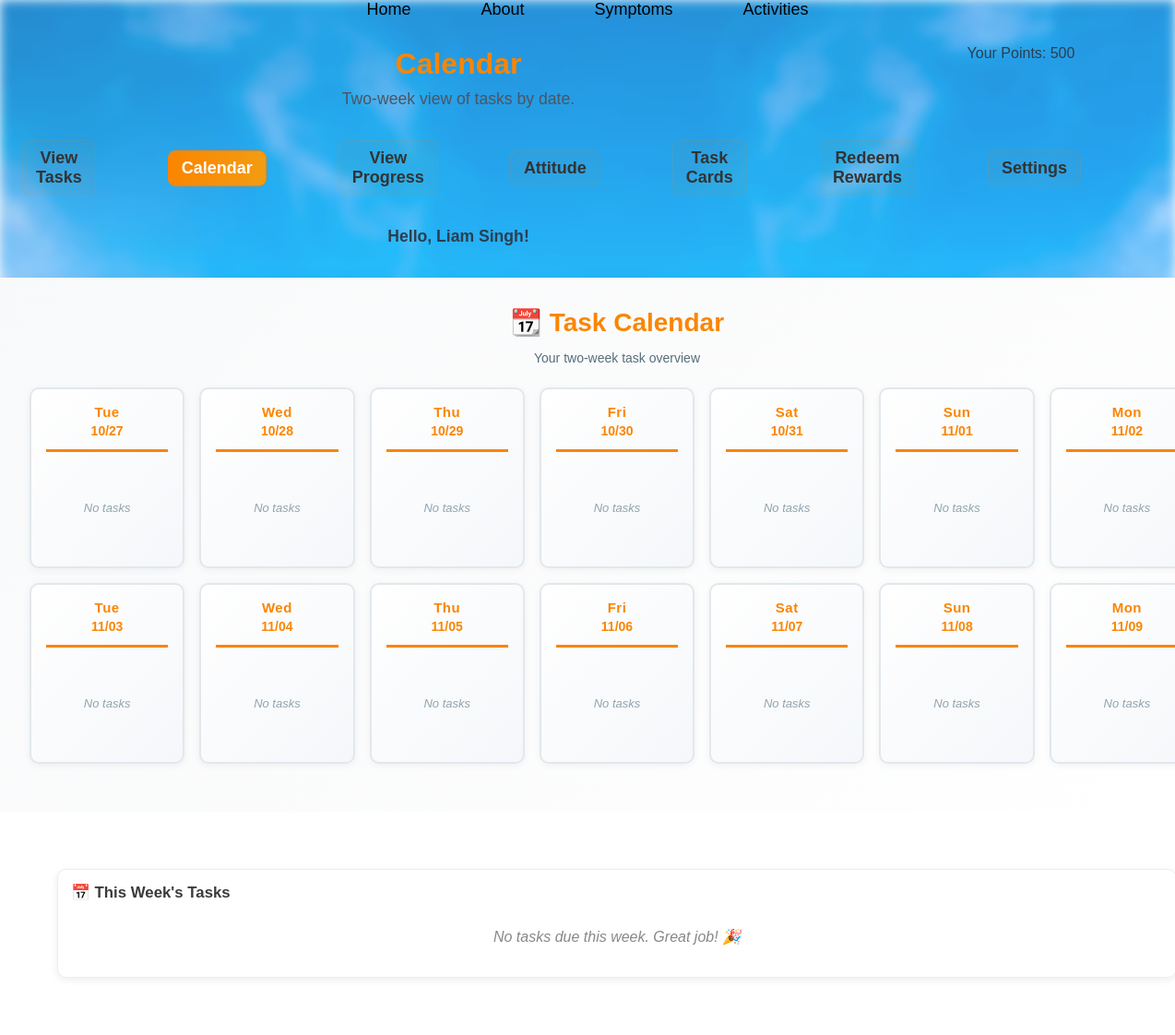
The page /calendar (signed in) on the database as committed earlier.
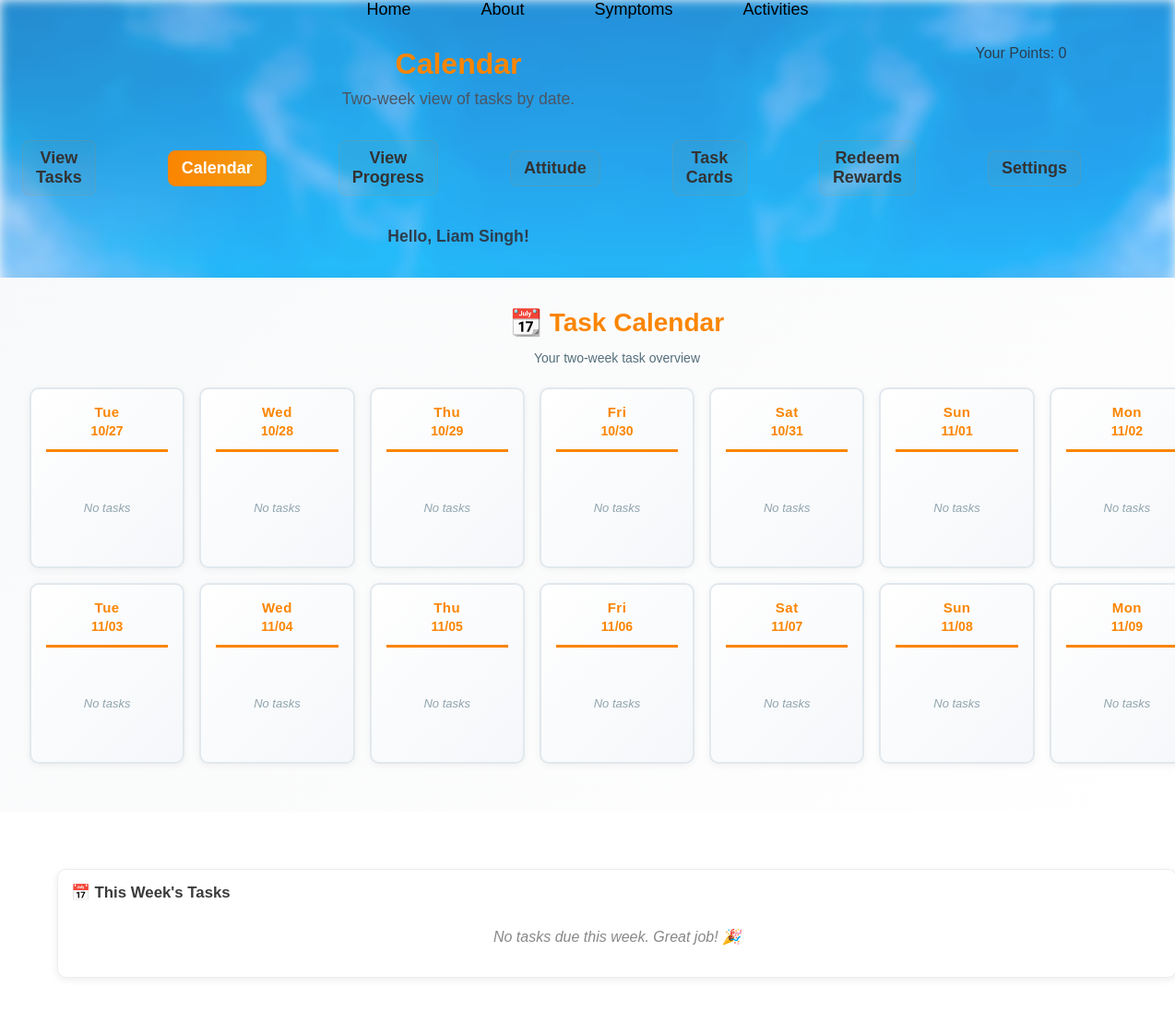
The same page on the database as committed later.
### tables this page shows
CREATE TABLE users (
            id INTEGER PRIMARY KEY AUTOINCREMENT,
            username TEXT UNIQUE,
            password TEXT
        , points INTEGER DEFAULT 0, role TEXT DEFAULT 'child', parent_username TEXT, email TEXT, reminders_enabled INTEGER DEFAULT 0, reminder_frequency TEXT DEFAULT 'weekly', email_verified INTEGER DEFAULT 0);

### app.py (the view)
@app.route('/calendar')
def calendar():
    calendar_tasks = get_calendar_tasks()
    username = session.get('user') if session else None
    upcoming_tasks = get_upcoming_tasks(username) if username else []
    points = 0
    if username:
        conn = get_db_conn()
        c = conn.cursor()
        c.execute("SELECT points FROM users WHERE username = ?", (username,))
        row = c.fetchone()
        if row:
            points = row['points']
        conn.close()
    is_parent = False
    if username:
        conn = get_db_conn()
        c = conn.cursor()
        try:
            c.execute("SELECT role FROM users WHERE username = ?", (username,))
            row = c.fetchone()
            if row and ('role' in row.keys() and row['role'] == 'parent'):
                is_parent = True
        finally:
            conn.close()
    return render_template('calendar.html', calendar_tasks=calendar_tasks, username=username, points=points, upcoming_tasks=upcoming_tasks, today=datetime.datetime.now(), timedelta=datetime.timedelta, is_parent=is_parent)

### app.py (called while the page is built, shortened)
def get_db_conn():
    conn = sqlite3.connect(DB_PATH)
    conn.row_factory = sqlite3.Row
    return conn

def get_calendar_tasks():
    conn = get_db_conn()
    c = conn.cursor()
    c.execute("SELECT id, name, date, time, importance FROM tasks WHERE completed = 0 OR completed IS NULL ORDER BY date")
    rows = c.fetchall()
    conn.close()
    tasks_by_date = {}
    return tasks_by_date

def get_upcoming_tasks(username=None, days=7):
    conn = get_db_conn()
    c = conn.cursor()
    today = datetime.datetime.now().date()
    future_date = today + datetime.timedelta(days=days)
    if username:
        c.execute("""
            SELECT id, name, date, time, importance
            FROM tasks
            WHERE user = ?
            AND (completed = 0 OR completed IS NULL)
            AND date BETWEEN ? AND ?
            ORDER BY date ASC
        """, (username, today.isoformat(), future_date.isoformat()))
    rows = c.fetchall()
    conn.close()
    return [dict(row) for row in rows]

### templates/calendar.html (shortened to what this page needs)
<!DOCTYPE html>
<html lang="en">
<head>
  <link rel="stylesheet" href="{{ url_for('static', filename='activitiesstyle.css') }}">
  <link rel="stylesheet" href="{{ url_for('static', filename='calendar.css') }}">
  <link rel="stylesheet" href="{{ url_for('static', filename='activities_adaptive.css') }}">
</head>
<body>
  <div class="page-bg" aria-hidden="true"></div>
  <div class="page-content">
  <div class="menu">
    <ul>
      <li><a href="{{ url_for('home') }}">Home</a></li>
      <li><a href="{{ url_for('about') }}">About</a></li>
      <li><a href="{{ url_for('symptoms') }}">Symptoms</a></li>
      <li><a href="{{ url_for('activities') }}">Activities</a></li>
    </ul>
  </div>
  <div class="front">
    <div class="front-header">
      <div class="front-header-left">
        <h1 class="page-title">Calendar</h1>
        <p class="description">Two-week view of tasks by date.</p>
        <ul class="Tabs">
          <li><a href="{{ url_for('view_tasks') }}">View Tasks</a></li>
          <li><a class="active" href="{{ url_for('calendar') }}">Calendar</a></li>
          <li><a href="{{ url_for('progress') }}">View Progress</a></li>
          <li><a href="{{ url_for('attitude') }}">Attitude</a></li>
          <li><a href="{{ url_for('child_task_cards') }}">Task Cards</a></li>
          <li><a href="{{ url_for('redeem') }}">Redeem Rewards</a></li>
          <li><a href="{{ url_for('settings') }}">Settings</a></li>
        </ul>
        <h2 id="greeting">Hello, {{ username }}!</h2>
      </div>
      <div class="front-header-right">
        <div id="points">Your Points: {{ points }}</div>
      </div>
    </div>
  </div>
  <div class="calendar-main-container">
    <div class="calendar-section">
      <h2>📆 Task Calendar</h2>
      <p class="calendar-section-subtitle">Your two-week task overview</p>
      <div class="calendar-grid">
        {% set current_date = today %}
        {% for day_offset in range(14) %}
          {% set day = current_date.replace(hour=0, minute=0, second=0, microsecond=0) + timedelta(days=day_offset) %}
          {% set date_str = day.strftime('%Y-%m-%d') %}
          <div class="calendar-day">
            <div class="calendar-day-header">
              <span class="calendar-day-name">{{ day.strftime('%a') }}</span>
              <span class="calendar-day-date">{{ day.strftime('%m/%d') }}</span>
            </div>
            <div class="calendar-day-tasks">
              {% if calendar_tasks.get(date_str) %}
                {% for task in calendar_tasks[date_str] %}
                <div class="calendar-task calendar-task-{{ task.importance|lower }}">
                  <span class="task-badge">{{ task.importance[0] }}</span>
                  <span class="task-title">{{ task.name }}</span>
                </div>
                {% endfor %}
              {% else %}
                <div class="calendar-empty">No tasks</div>
              {% endif %}
            </div>
          </div>
        {% endfor %}
      </div>
    </div>
  </div>
  <aside class="calendar-sidebar">
    <div class="upcoming-tasks-sidebar">
      <h3>📅 This Week's Tasks</h3>
      {% if upcoming_tasks %}
      <ul class="upcoming-tasks-list">
        {% for task in upcoming_tasks %}
        <li>
          <span class="task-item-name">{{ task.name }}</span>
          <span class="task-item-date">Due: {{ task.date }}</span>
          <span class="task-item-importance {{ task.importance }}">{{ task.importance }}</span>
        </li>
        {% endfor %}
      </ul>
      {% else %}
      <p class="no-tasks">No tasks due this week. Great job! 🎉</p>
      {% endif %}
    </div>
  </aside>
    </div>
  </body>
  </html>

Rows that differ between the two databases and show on the page:
changed users "Liam Singh": points "500" → (not shown)
Other text that changed with them:
{{ points }}: (not shown) → "0"
